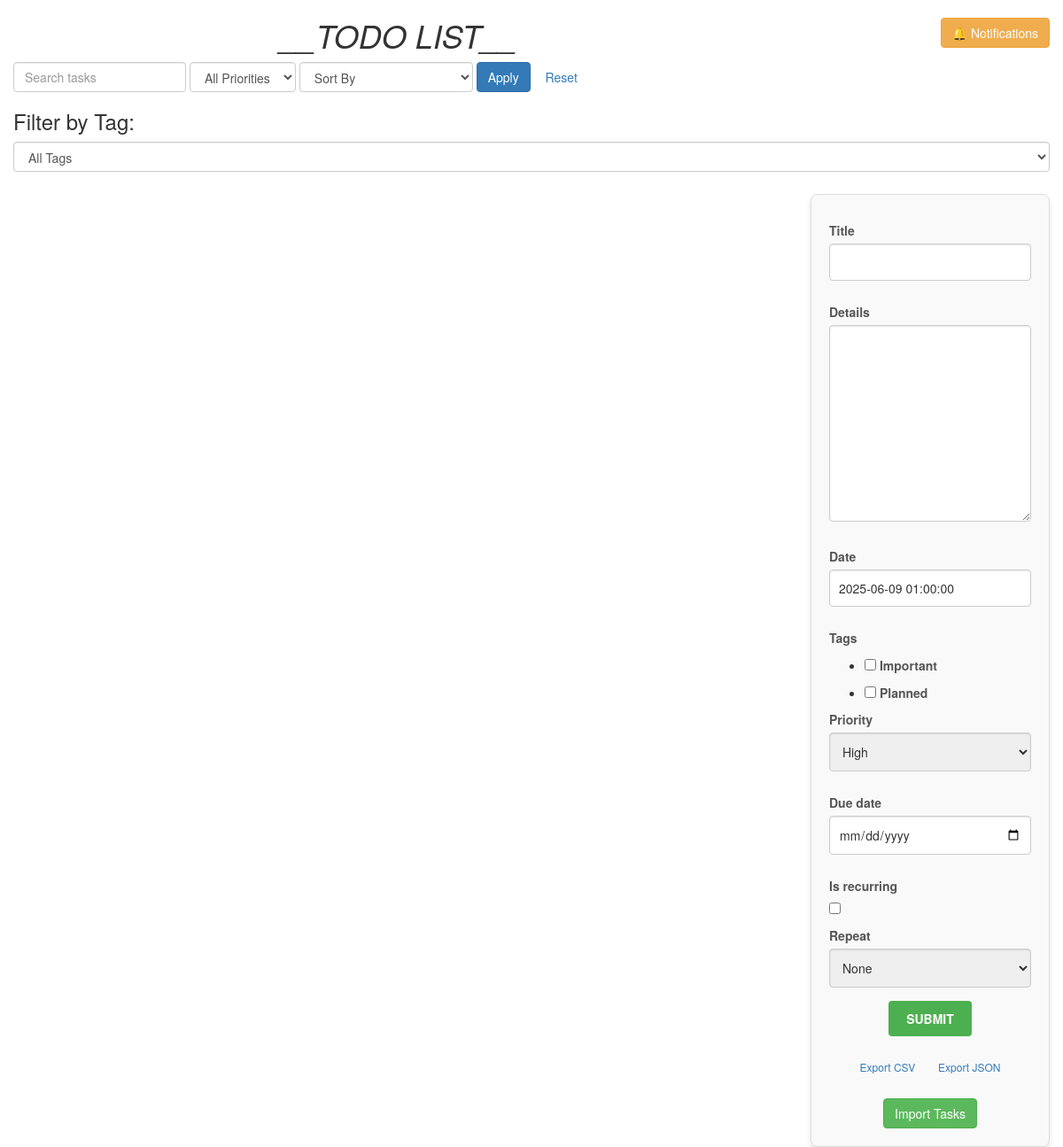
Before: / with the older database file.
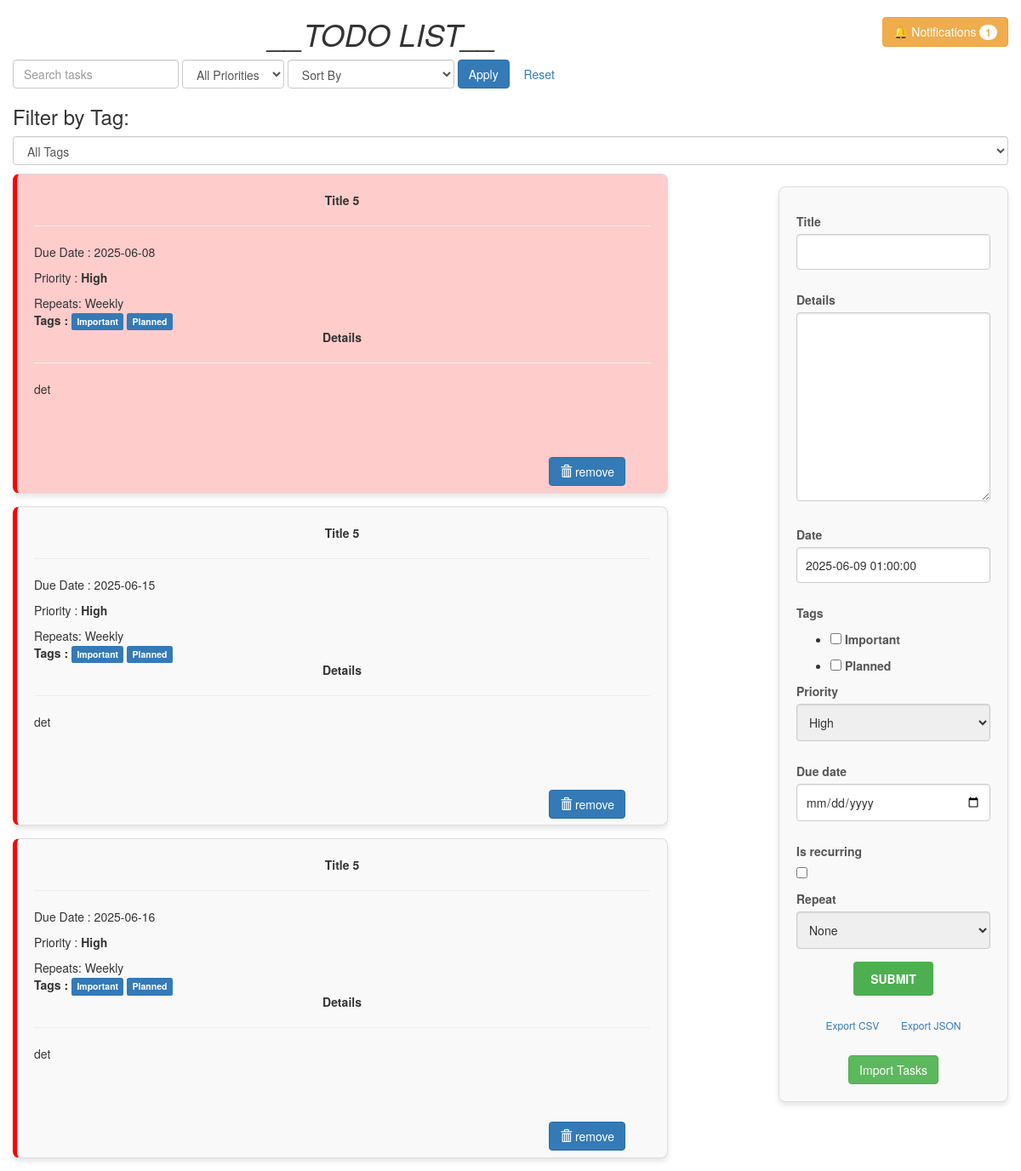
After: the same page with the newer database file.
### todo/models.py (models this page shows, shortened)
class Todo(models.Model):
    PRIORITY_CHOICES = [
        (3, 'High'),
        (2, 'Medium'),
        (1, 'Low')
    ]
    RECURRENCE_INTERVAL_CHOICES = [("daily","Daily"), ("weekly", "Weekly"), ("monthly", "Monthly")]
    title = models.CharField(max_length=100)
    details = models.TextField(blank=True, null=True)
    date = models.DateTimeField(default=timezone.now)
    tags = models.ManyToManyField(Tag, related_name='todos', blank=True)
    priority = models.IntegerField(choices=PRIORITY_CHOICES, default=2)
    due_date = models.DateField(null=True, blank=True) # Optional due date
    is_recurring = models.BooleanField(default=False)
    recurrence_interval = models.CharField(
        max_length=20,
        choices=RECURRENCE_INTERVAL_CHOICES,
        blank=True,
        null=True
    )
    class Meta:
        unique_together = ('title', 'details', 'due_date', 'priority')
    def is_due_soon(self):
        today = datetime.today().date() # Get today's date as datetime.date
        return self.due_date and self.due_date <=  today + timedelta(days=1)
    def is_overdue(self):
        today = datetime.today().date() # Get today's date as datetime.date
        return self.due_date and self.due_date <= today

class Tag(models.Model):
    name = models.CharField(max_length=50, unique=True)
    def __str__(self):
        return self.name

### todo/views.py (the view)
# urls.py: path('', views.index, name='todo'),
def index(request):
    selected_tag = request.GET.get('tag', None)
    search_query = request.GET.get("search", "")
    priority_filter = request.GET.get("priority", "")
    sort_option = request.GET.get("sort", "")
    item_list = Todo.objects.all()
    if selected_tag:
        item_list = Todo.objects.filter(tags__name=selected_tag).order_by('-priority', 'due_date', '-date')
    if search_query:
        item_list = item_list.filter(Q(title__icontains=search_query) | Q(details__icontains=search_query))
    if priority_filter:
        item_list = item_list.filter(priority=priority_filter)
    sort_fields = {
        "title": "title",
        "-title": "-title",
        "due_date": "due_date",
        "-due_date": "-due_date",
        "priority": "priority",
        "-priority": "-priority",
    }
    if sort_option in sort_fields:
        item_list = item_list.order_by(sort_fields[sort_option])
    else:
        item_list = item_list.order_by('-priority', 'due_date', '-date')
    if request.method == "POST":
        form = TodoForm(request.POST)
        if form.is_valid():
            task = form.save()
            if task.due_date:
                notify_at = task.due_date - timedelta(days=7)
                if notify_at >= now().date():
                    notify_at = datetime.combine(notify_at, datetime.min.time())
                    send_due_soon_email(task.id, schedule=notify_at)
                else:
                    send_due_soon_email(task.id, schedule=now() + timedelta(seconds=5))
            is_recurring = task.is_recurring
            recurrence_interval = task.recurrence_interval
            if is_recurring and request.POST['due_date']:
                start_date = datetime.now().date()
                task.save()
                create_recurring_tasks(task, start_date, recurrence_interval)
            else:
                task.save()
            return redirect('todo')
    else:
        form = TodoForm()
    tags = Tag.objects.all()
    notifications = Notification.objects.filter(is_read=False).order_by('-created_at')[:10] # Limit to 10 most recent notifications
    page = {
        "form" : form,
        "list" : item_list,
        "tags" : tags,
        "notifications": notifications,
        "title" : "TODO LIST"
    }
    return render(request, 'todo/index.html', page)

### todo/forms.py (shortened to what this page needs)
class TodoForm(forms.ModelForm):
    def __init__(self, *args, **kwargs):
        super().__init__(*args, **kwargs)
        self.fields['tags'].queryset = Tag.objects.exclude(name="Completed")
    tags = forms.ModelMultipleChoiceField(
        queryset=Tag.objects.all(),
        widget = forms.CheckboxSelectMultiple,
        required = False
    )
    details = forms.CharField(
        widget=forms.Textarea(),
        required = False
    )
    priority = forms.ChoiceField(
        choices=Todo.PRIORITY_CHOICES,
        widget=forms.Select,
        required=True
    )
    due_date = forms.DateField(
        widget=DateInput(attrs={
            'type':'date'
        }),
        required=False
    )
    recurrence_interval = forms.ChoiceField(
        choices=[("", "None"), ("daily","Daily"), ("weekly", "Weekly"), ("monthly", "Monthly")],
        required=False,
        label="Repeat",
        help_text="Choose a recurrence frequency. Weekly tasks need a due date > 7 days, monthly > 30 days."
    )
    class Meta:
        model = Todo
        fields = "__all__"

### todo/templates/todo/index.html (shortened to what this page needs)
<!DOCTYPE html>
<html lang="en" dir="ltr">
    <head>
        <link rel="stylesheet" href="https://maxcdn.bootstrapcdn.com/bootstrap/3.3.7/css/bootstrap.min.css">
    </head>
    <body class="container-fluid">
        <div class="row align-items-center">
            <div class="col-md-9 text-center">
                <h1><i>__TODO LIST__</i></h1>
            </div>
            <div class="col-md-3 text-right">
                <div class="dropdown" style="margin-top: 20px;">
                    <button class="btn btn-warning dropdown-toggle" type="button" id="notifDropdown" data-toggle="dropdown" aria-haspopup="true" aria-expanded="false">
                        🔔 Notifications
                        {% if notifications|length > 0 %}
                            <span class="badge badge-light">{{ notifications|length }}</span>
                        {% endif %}
                    </button>
                </div>
            </div>
        </div>
        <div class="row">
            <div class="col-md-12">
                <form method="GET" action="{% url 'todo' %}" class="form-inline mb-3">
                    <input type="text" name="search" placeholder="Search tasks" class="form-control mr-2" value="{{ request.GET.search }}">
                    <select name="priority" class="form-control mr-2">
                        <option value="">All Priorities</option>
                    </select>
                    <select name="sort" class="form-control mr-2">
                        <option value="">Sort By</option>
                    </select>
                    <button type="submit" class="btn btn-primary">Apply</button>
                    <a href="{% url 'todo' %}" class="btn btn-secondary">Reset</a>
                </form>
            </div>
        </div>
        <div class="row">
            <div class="col-md-12">
                <h3>Filter by Tag:</h3>
                <form method="GET" action="">
                    <select name="tag" onchange="this.form.submit()" class="form-control">
                        <option value="">All Tags</option>
                    </select>
                </form>
            </div>
        </div>
        <div class="row" style="padding-top: 10px;">
            <div class="col-md-8">
            {% for i in list %}
                <div class="card
                {% if i.priority == 3 %} priority-high
                {% elif i.priority == 2 %} priority-medium
                {% else %} priority-medium
                {% endif %}
                {% if i.is_overdue %} overdue
                {% elif i.is_due_soon %} due-soon
                {% endif %}
                ">
                    <center><b>{{i.title}}</b></center>
                    <hr/>
                    <p>Due Date : {{ i.due_date|date:"Y-m-d"}}</p>
                    <p>Priority : <b>{{i.get_priority_display}}</b></p>
                    {% if i.is_recurring %}
                    <span class="recurrence-info">Repeats: {{ i.get_recurrence_interval_display }}</span>
                    {% endif %}
                    <br/>
                    <b>Tags : </b>
                    {% for tag in i.tags.all %}
                        <span class="label label-primary">{{ tag.name }}</span>
                        {% empty %}
                        <span>No Tags</span>
                    {% endfor %}
                    <center><b>Details</b></center>
                    <hr/>
                    {{i.details|safe}}
                    <br />
                    <br />
                    <br />
                    <form action="/del/{{i.id}}" method="POST" style=" padding-right: 4%; padding-bottom: 3%;">
                        <button value="remove" type="submit" class="btn btn-primary" style="float: right;"><span class="glyphicon glyphicon-trash"></span>  remove</button>
                    </form>
                </div>
            {% endfor%}
            </div>
            <div class="col-md-1"> </div>
            <div class="col-md-3" >
                <div class="submit_form">
                    <form method="POST">
                        {% for field in form %}
                            <div class="mb-3">
                                <label class="form-label">{{ field.label }}</label>
                                {{ field }}
                            </div>
                        {% endfor %}
                        <center>
                            <input type="submit" class="btn btn-primary" value="SUBMIT" />
                        </center>
                        <div class="text-center" style="margin: 20px 0;">
                            <a href="{% url 'export_tasks' 'csv' %}" class="btn btn-sm btn-outline-primary">Export CSV</a>
                            <a href="{% url 'export_tasks' 'json' %}" class="btn btn-sm btn-outline-secondary">Export JSON</a>
                        </div>
                    </form>
                    <center>
                        <button type="button" class="btn btn-success" onclick="document.getElementById('import-file').click();">
                            Import Tasks
                        </button>
                    </center>
                </div>
            </div>
        </div>
    </body>
</html>

### todo/templates/todo/index.html (style rules this page uses)
.card { background-color: #f9f9f9; border: 1px solid #ddd; border-radius: 8px; padding: 20px; margin-bottom: 15px; box-shadow: 0px 4px 6px rgba(0, 0, 0, 0.1); transition: box-shadow 0.3s ease, transform 0.3s ease; }
.submit_form { background-color: #f9f9f9; border: 1px solid #ddd; border-radius: 8px; padding: 20px; box-shadow: 0px 4px 6px rgba(0, 0, 0, 0.1); margin-top: 15px; }
.submit_form label { display: block; margin-top: 10px; color: #555; font-weight: 600; }
.submit_form input[type="text"], .submit_form input[type="date"], .submit_form select, .submit_form textarea { width: 100%; padding: 10px; border: 1px solid #ccc; border-radius: 4px; margin-bottom: 15px; font-size: 1em; color: #333; box-shadow: inset 0px 1px 2px rgba(0, 0, 0, 0.1); }
.submit_form input[type="submit"] { background-color: #4CAF50; color: white; padding: 10px 20px; border: none; border-radius: 4px; font-size: 1em; font-weight: bold; cursor: pointer; transition: background-color 0.3s ease; }
.overdue { background-color: #ffcccc; }
.priority-high { border-left: 5px solid red; }

Changed rows visible on the page:
added Todo: title "Title 5", due_date "2025-06-08", priority "High", recurrence_interval "Weekly", details "det"
now on this page (row unchanged): Tag: name "Important"
now on this page (row unchanged): Tag: name "Planned"
added Todo: title "Title 5", due_date "2025-06-15", priority "High", recurrence_interval "Weekly", details "det"
added Todo: title "Title 5", due_date "2025-06-16", priority "High", recurrence_interval "Weekly", details "det"
Other visible differences:
{{ notifications|length }}: (not shown) → "1"
